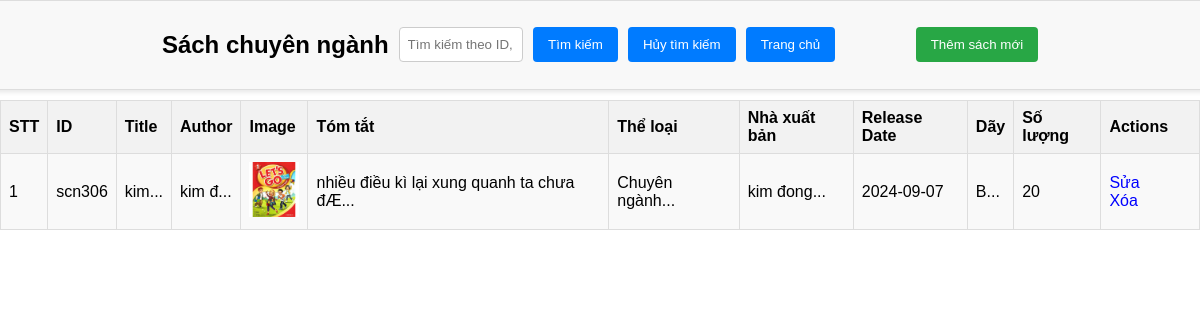
Screenshot of /admin/chuyennganh/dulieutrangchu-sachchuyennganh.php with the database file from the repository.
### tables this page shows
CREATE TABLE IF NOT EXISTS `sachchuyennganh` (
  `id` varchar(6) NOT NULL,
  `title` varchar(255) NOT NULL,
  `author` varchar(255) DEFAULT NULL,
  `image_path` varchar(255) DEFAULT NULL,
  `tomtat` mediumtext,
  `theloai` varchar(255) DEFAULT NULL,
  `publisher` varchar(255) DEFAULT NULL,
  `release_date` date DEFAULT NULL,
  `Day` varchar(255) DEFAULT NULL,
  `so_luong` int DEFAULT NULL,
  PRIMARY KEY (`id`)
);

### admin/chuyennganh/dulieutrangchu-sachchuyennganh.php (the view, shortened to what this page needs)
<?php
$conn = new mysqli('localhost', 'root', '', 'library');
$search = '';
if (isset($_GET['search'])) {
    $search = $_GET['search'];
    $sql = "SELECT id, title, author, image_path,tomtat,theloai,publisher, release_date, Day, so_luong FROM sachchuyennganh WHERE id LIKE '%$search%' OR title LIKE '%$search%' OR author LIKE '%$search%' OR theloai LIKE '%$search%' OR publisher LIKE '%$search%'";
} else {
    $sql = "SELECT id, title, author, image_path,tomtat,theloai,publisher, release_date, Day, so_luong FROM sachchuyennganh";
}
$result = $conn->query($sql);
?>
<!DOCTYPE html>
<html lang="vi">
<head>
    <link rel="stylesheet" href="../css/dulieu.css">
    <link rel="stylesheet" href="../css/dulieu_search.css">
</head>
<body>
    <div class="fixed-menu">
        <h2>Sách chuyên ngành</h2>
        <form method="get" action="dulieutrangchu-sachchuyennganh.php">
            <input style="width:21%;" type="text" name="search" placeholder="Tìm kiếm theo ID, tên sách, tác giả, thể loại, nhà xuất bản" value="<?php echo $search; ?>">
            <input type="submit" value="Tìm kiếm">
            <input type="button" value="Hủy tìm kiếm" onclick="window.history.back();">
            <input type="button" value="Trang chủ" onclick="window.location.href='../home_admin.php';">
        </form>
        <a href="add_book-sachchuyennganh.php"><input type="button" value="Thêm sách mới"></a>
    </div>
    <table class="bang">
    <tr>
        <th>STT</th>
        <th>ID</th>
        <th>Title</th>
        <th>Author</th>
        <th>Image</th>
        <th>Tóm tắt</th>
        <th>Thể loại</th>
        <th>Nhà xuất bản</th>
        <th>Release Date</th>
        <th>Dãy</th>
        <th>Số lượng</th>
        <th>Actions</th>
    </tr>
    <?php
    if ($result->num_rows > 0) {
        $stt = 1;
        while($row = $result->fetch_assoc()) {
            echo "<tr>";
            echo "<td>" . $stt . "</td>";
            echo "<td>" . $row["id"] . "</td>";
            echo '<td>';
            if ($row["title"] !== null) {
                echo '<span data-toggle="tooltip" title="' . htmlspecialchars($row["title"]) . '">' . substr($row["title"], 0, 30) . '...</span>';
            } else {
                echo 'Null';
            }
            echo '</td>';
            echo '<td>';
            if ($row["author"] !== null) {
                echo '<span data-toggle="tooltip" title="' . htmlspecialchars($row["author"]) . '">' . substr($row["author"], 0, 6) . '...</span>';
            } else {
                echo 'Null';
            }
            echo '</td>';
            echo "<td><img src='../images/" . $row["image_path"] . "' alt='Book Image' width='50'></td>";
            echo '<td>';
            if ($row["tomtat"] !== null) {
                echo '<span data-toggle="tooltip" title="' . htmlspecialchars($row["tomtat"]) . '">' . substr($row["tomtat"], 0, 50) . '...</span>';
            } else {
                echo 'Không có mô tả';
            }
            echo '</td>';
           echo '<td>';
           if ($row["theloai"] !== null) {
               echo '<span data-toggle="tooltip" title="' . htmlspecialchars($row["theloai"]) . '">' . substr($row["theloai"], 0, 20) . '...</span>';
           } else {
               echo 'Null';
           }
           echo '</td>';
          echo '<td>';
          if ($row["publisher"] !== null) {
              echo '<span data-toggle="tooltip" title="' . htmlspecialchars($row["publisher"]) . '">' . substr($row["publisher"], 0, 20) . '...</span>';
          } else {
              echo 'Null';
          }
          echo '</td>';
            echo "<td>" . $row["release_date"] . "</td>";
            echo '<td>';
            if ($row["Day"] !== null) {
                echo '<span data-toggle="tooltip" title="' . htmlspecialchars($row["Day"]) . '">' . substr($row["Day"], 0, 20) . '...</span>';
            } else {
                echo 'Null';
            }
            echo '</td>';
            echo "<td>" . $row["so_luong"] . "</td>";
            echo "<td class='action-links'>
                    <a href='edit_book-sachchuyennganh.php?id=" . $row["id"] . "'>Sửa</a>
                    <a href='delete_book-sachchuyennganh.php?id=" . $row["id"] . "' onclick='return confirm(\"Bạn có chắc chắn muốn xóa sách này?\")'>Xóa</a>
                  </td>";
            echo "</tr>";
            $stt++;
        }
    } else {
        echo "<tr><td colspan='9'>Không có dữ liệu</td></tr>";
    }
    ?>
</table>
</body>
</html>

### admin/css/dulieu.css (style rules this page uses)
table { width: 100%; border-collapse: collapse; }
th, td { border: 1px solid #ddd; padding: 8px; }
th { background-color: #f2f2f2; text-align: left; }
tr:nth-child(even) { background-color: #f9f9f9; }
.action-links a { margin-right: 10px; text-decoration: none; color: blue; cursor: pointer; }

### admin/css/dulieu_search.css (style rules this page uses)
body { margin: 0; font-family: Arial, sans-serif; }
.fixed-menu { width: 100%; position: fixed; top: 0; left: 50%; transform: translateX(-50%); padding: 10px; background-color: #f8f8f8; border: 1px solid #ddd; border-radius: 5px; box-shadow: 0 2px 5px rgba(0, 0, 0, 0.1); z-index: 1000; display: flex; justify-content: center; gap: 10px; align-items: center; }
.fixed-menu form { display: flex; gap: 10px; margin: 0; }
.fixed-menu input[type="text"] { padding: 8px; border: 1px solid #ccc; border-radius: 4px; }
.fixed-menu input[type="submit"], .fixed-menu input[type="button"] { padding: 10px 15px; border: none; border-radius: 4px; background-color: #007bff; color: white; cursor: pointer; }
.fixed-menu a { text-decoration: none; }
.fixed-menu a input[type="button"] { background-color: #28a745; }
.bang { margin-top: 100px; padding: 20px; }

### rows the page displays
sachchuyennganh: id "scn306", title "kim", author "kim đ", image_path (picture), tomtat "nhiều điều kì lại xung quanh ta chưa đÆ", theloai "Chuyên ngành", publisher "kim đong", release_date "2024-09-07", Day "B", so_luong "20"
